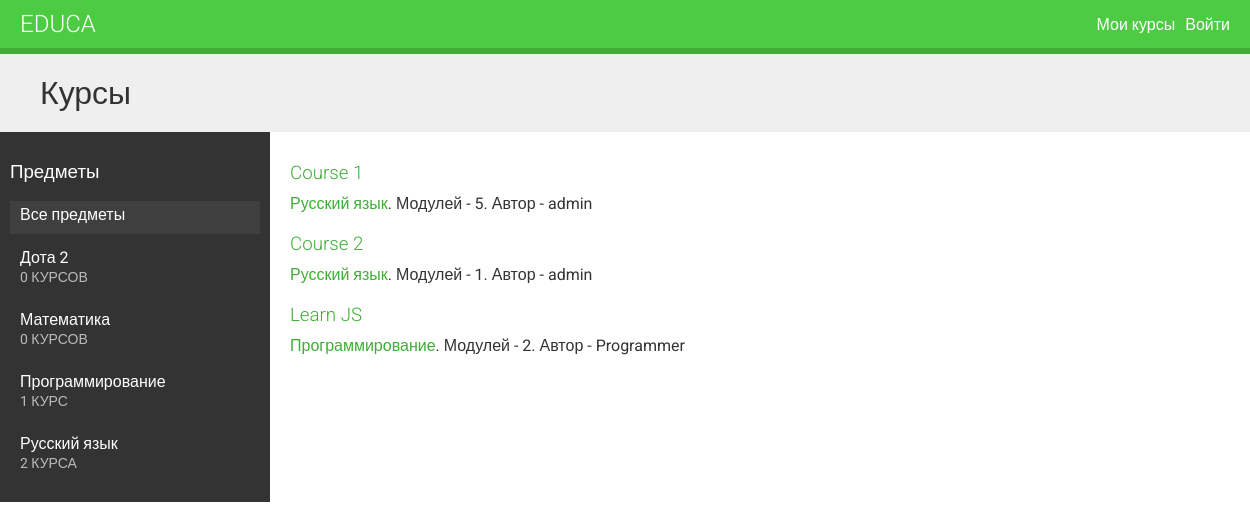
The page / on the database its author committed.
### courses/models.py (models this page shows, shortened)
class Subject(models.Model):  # предмет курса
    title = models.CharField(max_length=200)
    slug = models.SlugField(max_length=200, unique=True)
    class Meta:
        ordering = ['title']
    def __str__(self):
        return self.title

class Course(models.Model):
    owner = models.ForeignKey(User,
                              related_name='courses_created',  # user.courses_created.all() - ex. to use
                              on_delete=models.CASCADE)
    subject = models.ForeignKey(Subject,
                                related_name='courses',
                                on_delete=models.CASCADE)
    title = models.CharField(max_length=200)
    slug = models.SlugField(max_length=200, unique=True)
    overview = models.TextField()  # краткий обзор курса
    created = models.DateTimeField(auto_now_add=True)
    students = models.ManyToManyField(User, related_name='course_joined', blank=True)
    class Meta:
        ordering = ['-created']

### courses/views.py (the view)
# urls.py: path('', CourseListView.as_view(), name='course_list'),  # на главной странице теперь будет список курсов
class CourseListView(TemplateResponseMixin, View):
    model = Course
    template_name = 'courses/course/list.html'
    def get(self, request, subject=None):
        subjects = cache.get('all_subjects')  # получаем subjects по кэшу
        if not subjects:  # если не найдено (None) - задаем и кешируем
            subjects = Subject.objects.annotate(
                total_courses=Count('courses'))
            cache.set('all_subjects', subjects)
        all_courses = Course.objects.annotate(  # все курсы и подсчет к каждому сколько у него модулей
            total_modules=Count(
                'modules'))  # считаем эту бредятину чтобы потому можно было обратиться {{ course.total_modules }}
        if subject:  # если в запрос передали предмет
            subject = get_object_or_404(Subject, slug=subject)
            key = f'subject_{subject.id}_courses'
            courses = cache.get(key)
            if not courses:
                courses = all_courses.filter(subject=subject)  # фильтрация курсов только по указанному предмету
                cache.set(key, courses)
        else:
            courses = cache.get('all_courses')
            if not courses:
                courses = all_courses
                cache.set('all_courses', courses)
        return self.render_to_response({'subject': subject,
                                        'subjects': subjects,
                                        'courses': courses})

### courses/templates/courses/course/list.html (shortened to what this page needs)
{% extends 'base.html' %}
{% block content %}
  <h1>
    {% if subject %}
      Курсы по предмету - "{{ subject.title }}"
    {% else %}
      Курсы
    {% endif %}
  </h1>
  <div class="contents">
    <h3>Предметы</h3>
    <ul id="modules">
      <li {% if not subject %}class="selected"{% endif %}>
        <a href="{% url 'course_list' %}">Все предметы</a>
      </li>
      {% for s in subjects %}
        <li {% if subject == s %}class="selected"{% endif %}>
          <a href="{% url 'course_list_subject' s.slug %}">
            {{ s.title }}
            <br />
            <span>
              {% if s.total_courses > 4 or s.total_courses == 0 %}
                {{ s.total_courses }} Курсов
              {% elif s.total_courses == 1 %}
                {{ s.total_courses }} Курс
              {% else %}
                {{ s.total_courses }} Курса
              {% endif %}
            </span>
          </a>
        </li>
      {% endfor %}
    </ul>
  </div>
  <div class="module">
    {% for course in courses %}
      {% with subject=course.subject %}
        <h3>
          <a href="{% url 'course_detail' course.slug %}">{{ course.title }}</a>
        </h3>
    <p>
      <a href="{% url 'course_list_subject' subject.slug %}">{{ subject }}</a>.
        Модулей - {{ course.total_modules }}.
        Автор - {{ course.owner.username }}
    </p>
    {% endwith %}
  {% endfor %}
  </div>
{% endblock %}

### courses/templates/base.html (shortened to what this page needs)
{% load static %}
<!DOCTYPE html>
<html lang="en">
<head>
    <link href="{% static 'css/base.css' %}" rel="stylesheet">
</head>
<body>
  <div id="header">
    <a href="/" class="logo">Educa</a>
    <ul class="menu">
      <li style="float: left; margin-right: 10px; margin-top: 5px;"><a href="{% url 'student_course_list' %}">Мои курсы</a></li>
      {% if request.user.is_authenticated %}
        <li style="float: right; margin-top: 5px;"><a href="{% url 'logout' %}">Выйти</a></li>
      {% else %}
        <li style="float: right; margin-top: 5px;"><a href="{% url 'login' %}">Войти</a></li>
      {% endif %}
    </ul>
  </div>
  <div id="content">
    {% block content %}
    {% endblock %}
  </div>
</body>
</html>

### courses/static/css/base.css (style rules this page uses)
body { margin:0; font-family:'Roboto', sans-serif; font-weight:400; color:#333; }
a { color:#3fad37; text-decoration:none; }
ul { float:left; }
h1, h2, h3, h4, h5, h6 { font-family:'Roboto', sans-serif; font-weight:300; }
h1 { background:#efefef; width:100%; overflow:auto; padding:20px 0 20px 40px; margin:0; }
.module { padding:10px 20px; float:left; width:600px; }
.module h3 { margin:20px 0 0; padding:0; width:100%; }
.module p { margin:10px 0 20px; width:100%; float:left; }
#header { background:#4dcc43; overflow:auto; padding:10px 20px; border-bottom:6px solid #3fad37; }
#header .logo { text-decoration:none; font-family:'Roboto', sans-serif; font-weight:300; text-transform:uppercase; font-size:24px; color:#fff; float:left; }
#header a { color:#fff; }
#header .menu { list-style:none; float:right; margin:0; padding:0; }
.contents { width:20%; padding:10px; float:left; background:#333; color: #fff; font-family:'Roboto', sans-serif; }
.contents ul { list-style:none; margin:0; padding:0; width:100%; }
.contents ul li { margin:0 0 10px 0; padding:4px 10px 10px; overflow:auto; cursor:move; }
.contents ul li.selected { background:#3f3f3f; }
.contents ul span { text-transform:uppercase; color:#bbb; font-size:14px; }
.contents ul a { display:block; color:#fff; text-decoration:none; }

### rows shown on the page
Subject: title "Дота 2", total_courses "0"
Subject: title "Математика", total_courses "0"
Subject: title "Программирование", total_courses "1"
Subject: title "Русский язык", total_courses "2"
Course: title "Course 1", subject "Русский язык", total_modules "5", owner.username "admin"
Course: title "Course 2", subject "Русский язык", total_modules "1", owner.username "admin"
Course: title "Learn JS", subject "Программирование", total_modules "2", owner.username "Programmer"
